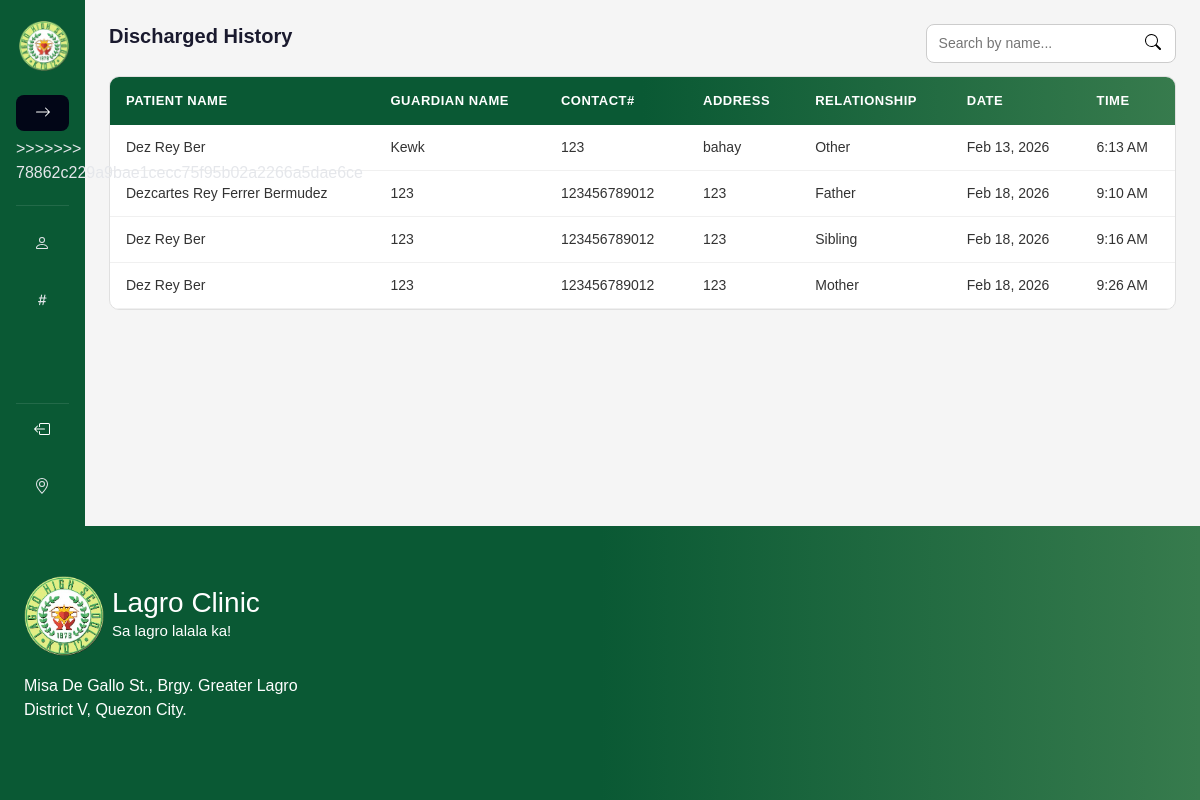
The page /in/history.php on the database its author committed.
### tables this page shows
CREATE TABLE `discharged` (
  `discharge_id` int(11) NOT NULL,
  `student_name` varchar(50) NOT NULL,
  `guardians_name` varchar(50) NOT NULL,
  `contact_no` varchar(50) NOT NULL,
  `address` varchar(50) NOT NULL,
  `relationship` varchar(50) NOT NULL,
  `time_out` datetime NOT NULL
);

### in/history.php (the view, shortened to what this page needs)
<!DOCTYPE html>
<html lang="en">
<head>
  <link href="../css/bootstrap.min.css" rel="stylesheet" />
  <link rel="stylesheet" href="..\js\bootstrap.bundle.min.js" />
</head>
<body>
  <main>
    <div class="sidebar-container">
      <?php include "../include/sidebar.php"; ?>
    </div>
    <div class="container">
      <div class="table-section">
        <div class="search-container">
          <h2>Discharged History</h2>
          <div class="search">
            <input type="text" class="search-bar" id="searchInput" placeholder="Search by name...">
            <button class="search-btn" type="button"><svg xmlns="http://www.w3.org/2000/svg" width="16" height="16" fill="currentColor" class="bi bi-search" viewBox="0 0 16 16">
                <path d="M11.742 10.344a6.5 6.5 0 1 0-1.397 1.398h-.001q.044.06.098.115l3.85 3.85a1 1 0 0 0 1.415-1.414l-3.85-3.85a1 1 0 0 0-.115-.1zM12 6.5a5.5 5.5 0 1 1-11 0 5.5 5.5 0 0 1 11 0" />
              </svg></button>
          </div>
        </div>
        <div class="table-container">
          <table>
            <thead>
              <tr>
                <th>Patient Name</th>
                <th>Guardian Name</th>
                <th>Contact#</th>
                <th>Address</th>
                <th>Relationship</th>
                <th>Date</th>
                <th>Time</th>
              </tr>
            </thead>
        <tbody id="patientsTableBody">
          <?php
          include '../include/db.php';
          $sql = "SELECT * FROM discharged";
          $result = $conn->query($sql);
          if ($result->num_rows > 0) {
            while ($row = $result->fetch_assoc()) {
          ?>
              <tr>
                <td><?php echo $row["student_name"] ?></td>
                <td><?php echo $row["guardians_name"] ?></td>
                <td><?php echo $row["contact_no"] ?></td>
                <td><?php echo $row["address"] ?></td>
                <td><?php echo $row["relationship"] ?></td>
                <td data-time-out="<?php echo $row["time_out"] ?>">-</td>
                <td data-time-out="<?php echo $row["time_out"] ?>">-</td>
              </tr>
          <?php
            }
          } else {
            echo "<tr><td colspan='7' class='no-records'>No records found</td></tr>";
          }
          ?>
            </tbody>
          </table>
        </div>
      </div>
    </div>
  </main>
  <?php include "../include/footer.php" ?>
</body>
</html>

### in/history.php (style rules this page uses)
* { padding: 0; margin: 0; box-sizing: border-box; }
body { font-family: Arial, sans-serif; background-color: #f5f5f5; }
main { display: flex; }
.sidebar-container { position: relative; left: 0; }
.container { flex: 1; padding: 24px; }
.table-section h2 { font-size: 20px; font-weight: 700; color: #1a1a2e; margin-bottom: 16px; }
.search-container { display: flex; justify-content: space-between; margin-bottom: 12px; margin-right: 15px; }
.search-bar { border-radius: 8px; padding: 8px 12px; border: 1px solid #ccc; width: 250px; font-size: 14px; margin-right: -35px; padding-right: 35px; }
.search-btn { position: relative; background-color: #ffffff00; border: none; cursor: pointer; font-size: 18px; }
.table-container { background: #fff; border: 1px solid #e0e0e0; border-radius: 10px; max-height: 600px; overflow-y: auto; }
table { width: 100%; border-collapse: collapse; }
table thead { background: var(--gradient-color); position: sticky; top: 0; }
table thead th { color: #fff; font-size: 13px; font-weight: 600; text-transform: uppercase; letter-spacing: 0.5px; padding: 14px 16px; text-align: left; }
table tbody tr { border-bottom: 1px solid #f0f0f0; transition: background 0.15s ease; }
table tbody td { padding: 12px 16px; font-size: 14px; color: #333; }

### include/footer.php (style rules this page uses)
:root { --primary-color: green; --secondary-color: blue; --font-color: white; --gradient-color: linear-gradient(90deg, rgb(10, 89, 52) 50%, rgb(55, 123, 77) 100%); --input-color: #f1f1f1; --shadow: 0 2px 5px rgba(0, 0, 0, 0.2) }
.bi { vertical-align: -0.125em; fill: currentColor; }

### rows shown on the page
discharged: student_name "Dez Rey Ber", guardians_name "Kewk", contact_no "123", address "bahay", relationship "Other"
discharged: student_name "Dezcartes Rey Ferrer Bermudez", guardians_name "123", contact_no "123456789012", address "123", relationship "Father"
discharged: student_name "Dez Rey Ber", guardians_name "123", contact_no "123456789012", address "123", relationship "Sibling"
discharged: student_name "Dez Rey Ber", guardians_name "123", contact_no "123456789012", address "123", relationship "Mother"
